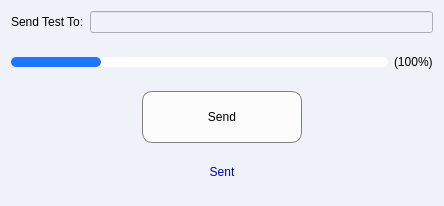
<?xml version="1.0" encoding="UTF-8"?>
<ui version="4.0">
 <class>Dialog</class>
 <widget class="QDialog" name="Dialog">
  <property name="geometry">
   <rect>
    <x>0</x>
    <y>0</y>
    <width>444</width>
    <height>206</height>
   </rect>
  </property>
  <property name="windowTitle">
   <string>Dialog</string>
  </property>
  <property name="styleSheet">
   <string notr="true">QWidget
{
     background-color:#eff2f8;
}
QProgressBar
{
  background-color: white;
  border:none;
  border-radius:5px;
}
QProgressBar::chunk
{
  background-color: #2275FB;
  border-radius:5px;
}
 QPushButton
{
   border:1px solid gray;
   border-radius:10px;
   color:black;
   font: 20pt &quot;Montserrat light&quot;;
   background-color: rgba(255, 255, 255, 200);
   width:120px;
   height:50px
}
 QPushButton:hover
{
   border:2px solid gray;
   background-color: rgba(255, 255, 255, 255);
}
 QLabel
{
   font: 16pt &quot;Montserrat light&quot;;
}
 QLineEdit
{
   font: 16pt &quot;Montserrat light&quot;;
}

#notification_message_lbl
{
   color: rgb(0, 0, 207);
   font: 14pt &quot;Raleway&quot;;
   font-weight:300;
}
</string>
  </property>
  <layout class="QVBoxLayout" name="verticalLayout">
   <item>
    <layout class="QHBoxLayout" name="horizontalLayout_2">
     <item>
      <widget class="QLabel" name="header_label">
       <property name="text">
        <string>Send Test To:</string>
       </property>
      </widget>
     </item>
     <item>
      <widget class="QLineEdit" name="header_lin">
       <property name="clearButtonEnabled">
        <bool>true</bool>
       </property>
      </widget>
     </item>
    </layout>
   </item>
   <item>
    <layout class="QHBoxLayout" name="horizontalLayout" stretch="4,0">
     <item>
      <widget class="QProgressBar" name="updates_progress_bar">
       <property name="minimumSize">
        <size>
         <width>0</width>
         <height>10</height>
        </size>
       </property>
       <property name="maximumSize">
        <size>
         <width>16777215</width>
         <height>10</height>
        </size>
       </property>
       <property name="styleSheet">
        <string notr="true"/>
       </property>
       <property name="value">
        <number>24</number>
       </property>
       <property name="textVisible">
        <bool>false</bool>
       </property>
       <property name="format">
        <string/>
       </property>
      </widget>
     </item>
     <item>
      <widget class="QLabel" name="label">
       <property name="text">
        <string>(100%)</string>
       </property>
      </widget>
     </item>
    </layout>
   </item>
   <item>
    <layout class="QHBoxLayout" name="horizontalLayout_3">
     <item>
      <spacer name="horizontalSpacer">
       <property name="orientation">
        <enum>Qt::Horizontal</enum>
       </property>
       <property name="sizeHint" stdset="0">
        <size>
         <width>40</width>
         <height>20</height>
        </size>
       </property>
      </spacer>
     </item>
     <item>
      <widget class="QPushButton" name="send_up_btn">
       <property name="minimumSize">
        <size>
         <width>160</width>
         <height>40</height>
        </size>
       </property>
       <property name="maximumSize">
        <size>
         <width>16777215</width>
         <height>16777215</height>
        </size>
       </property>
       <property name="text">
        <string>Send</string>
       </property>
      </widget>
     </item>
     <item>
      <spacer name="horizontalSpacer_2">
       <property name="orientation">
        <enum>Qt::Horizontal</enum>
       </property>
       <property name="sizeHint" stdset="0">
        <size>
         <width>40</width>
         <height>20</height>
        </size>
       </property>
      </spacer>
     </item>
    </layout>
   </item>
   <item>
    <widget class="QLabel" name="notification_message_lbl">
     <property name="styleSheet">
      <string notr="true"/>
     </property>
     <property name="text">
      <string>Sent</string>
     </property>
     <property name="alignment">
      <set>Qt::AlignCenter</set>
     </property>
    </widget>
   </item>
  </layout>
 </widget>
 <resources/>
 <connections/>
</ui>
